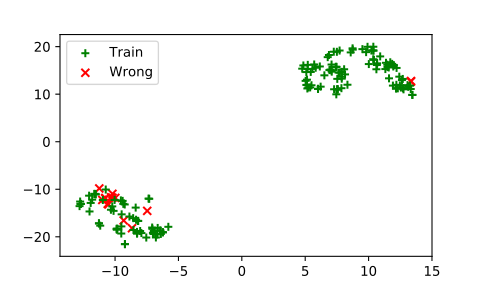

Recreate this plot in Python.
import pickle
import os
import numpy as np 
from sklearn.manifold import TSNE
import matplotlib.pyplot as plt 
from keras.models import load_model
import tensorflow as tf

path = './'
trainfile = 'train.pkl'
testfile = 'test.pkl'
modelfile = 'trained_model.h5'

def metric_FAR(y_true,y_pred):
    TP=tf.reduce_sum(y_true*tf.round(y_pred))
    TN=tf.reduce_sum((1-y_true)*(1-tf.round(y_pred)))
    FP=tf.reduce_sum((1-y_true)*tf.round(y_pred))
    FN=tf.reduce_sum(y_true*(1-tf.round(y_pred)))
    FAR=FP/(TN+FP)
    return FAR

def metric_FDR(y_true,y_pred):
    TP=tf.reduce_sum(y_true*tf.round(y_pred))
    TN=tf.reduce_sum((1-y_true)*(1-tf.round(y_pred)))
    FP=tf.reduce_sum((1-y_true)*tf.round(y_pred))
    FN=tf.reduce_sum(y_true*(1-tf.round(y_pred)))
    FDR=TP/(TP+FN)
    return FDR

def metric_F1score(y_true,y_pred):
    TP=tf.reduce_sum(y_true*tf.round(y_pred))
    TN=tf.reduce_sum((1-y_true)*(1-tf.round(y_pred)))
    FP=tf.reduce_sum((1-y_true)*tf.round(y_pred))
    FN=tf.reduce_sum(y_true*(1-tf.round(y_pred)))
    precision=TP/(TP+FP)
    recall=TP/(TP+FN)
    F1score=2*precision*recall/(precision+recall)
    return F1score

def split(dataset):
	failed = []
	count = 0
	records = dataset['X'].tolist()
	labels = dataset['Y'].tolist()
	for record in records:
		if labels[count][0] == 1:
			failed.append(record)
		count += 1
	print(count)
	return np.asarray(failed)

def plot(train,wrong):
	fontsize = 10
	data = np.concatenate((train,wrong))
	label = np.array(['train']*train.shape[0]+['wrong']*wrong.shape[0])

	x_tsne = TSNE(n_components=2,random_state=32).fit_transform(data,label)
	fig,ax = plt.subplots(figsize=(5,3))
	wrong = ax.scatter(x_tsne[(label=='wrong'),0],x_tsne[(label=='wrong'),1],label='wrong',c='r',marker='x')
	train = ax.scatter(x_tsne[(label=='train'),0],x_tsne[(label=='train'),1],label='train',c='g',marker='+')
	ax.legend((train, wrong), ("Train", "Wrong"), loc = "best",fontsize=fontsize)
	plt.xticks(fontsize=fontsize)
	plt.yticks(fontsize=fontsize)
	myfig = plt.gcf()
	plt.show()
	myfig.savefig(path+'/explore.svg', format='svg')
	print('The generated figure has been saved !!!')

def main():
	file = open(os.path.join(path,trainfile),'rb')
	train_failure = split(pickle.load(file))
	file = open(os.path.join(path,testfile),'rb')
	test_failure = split(pickle.load(file))
	model = load_model(os.path.join(path, modelfile),
                       custom_objects={"metric_F1score": metric_F1score, "metric_FDR": metric_FDR,
                                       "metric_FAR": metric_FAR})
	predictions = model.predict(test_failure)
	count = 0
	right = []
	wrong = []
	for predict in predictions:
		if predict[0]>=0.5:
			right.append(test_failure[count])
		else:
			wrong.append(test_failure[count])
		count += 1
	right = np.asarray(right)
	wrong = np.asarray(wrong)
	train_failure = train_failure.reshape((train_failure.shape[0],-1))
	right = right.reshape((right.shape[0],-1))
	wrong = wrong.reshape((wrong.shape[0],-1))
	plot(train_failure,wrong)

if __name__ == '__main__':
	main()